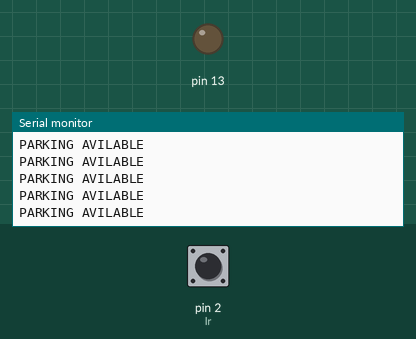
The sketch below on a simulated Arduino Uno, built with avr-gcc and run on an emulated ATmega328P. On the bench: output pins drawn as LEDs (lit = HIGH), the last lines printed to the serial monitor. The test bench sets the inputs (shaded band); at power-on: pin 2 (Ir) HIGH.

Above: at 1.2 s.
1.3 s: pin 2 (Ir) driven LOW
At 2.0 s:
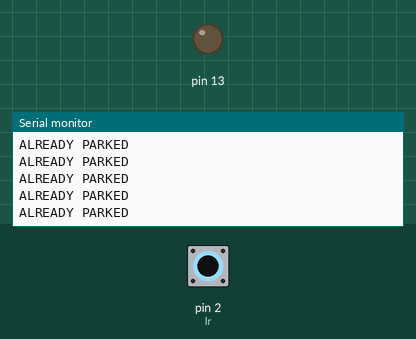
3.2 s: pin 2 (Ir) pulsed HIGH 5 times (0.12 s each, 0.3 s apart)
7.7 s: pin 2 (Ir) driven HIGH
At 8.3 s:
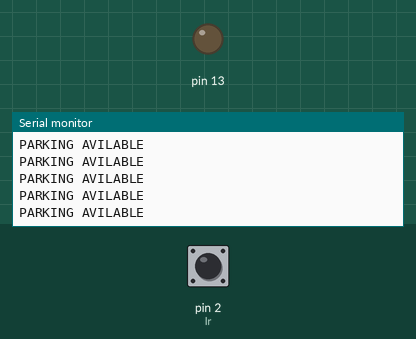

The sketch:

parking.ino
```cpp
#define TrigPin 6
#define EchoPin 7
#define Ir 2
long duration;
int distance;

void setup() {
  pinMode(TrigPin,OUTPUT);
  pinMode(EchoPin,INPUT);
  pinMode(13,OUTPUT);
  pinMode(Ir,INPUT);
  Serial.begin(9600);
}

void loop() {
  int value = digitalRead(Ir);
  if(distance<= 10 && value == 0)
  {
    Serial.println("ALREADY PARKED");
  }
  else
  {
  Serial.println("PARKING AVILABLE");
  }
  delay(10);
}
int ultrasonic()
{
  digitalWrite(TrigPin,LOW);
  delay(10);
  digitalWrite(TrigPin,HIGH);
  delay(10);
  digitalWrite(TrigPin,LOW);
  delay(10);
  duration=pulseIn(EchoPin,HIGH);
  distance = duration*0.034/2;
}
```

Measured:
- after the input at 1.3 s, the serial monitor: prints a new line after 0.07 s (image 1)
- after the input at 7.7 s, the serial monitor: prints a new line after 0.06 s (image 2)
